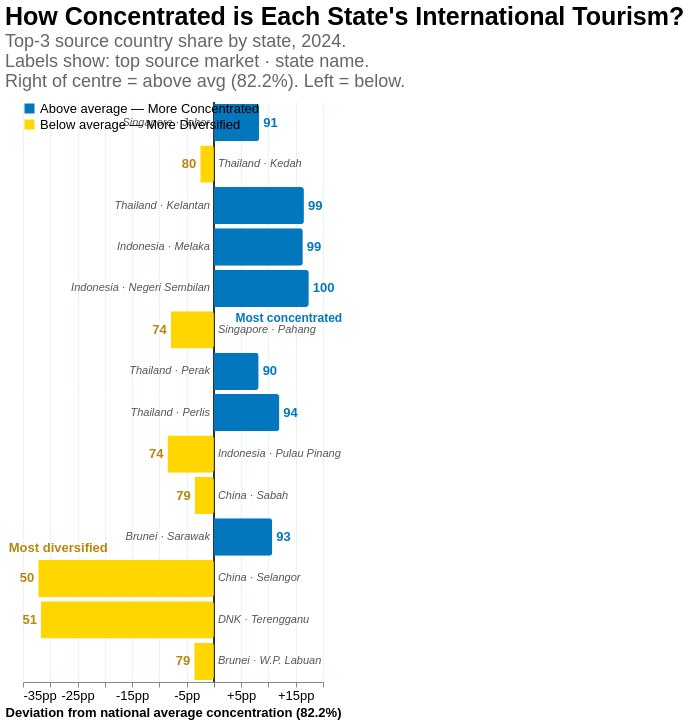

Specify this chart in Vega-Lite:
### Vega-Lite specification from a JSON file in a GitHub repository (floating-point values rounded to 4 significant figures)
{"$schema": "https://vega.github.io/schema/vega-lite/v5.json", "title": {"text": "How Concentrated is Each State's International Tourism?", "subtitle": ["Top-3 source country share by state, 2024.", "Labels show: top source market · state name.", "Right of centre = above avg (82.2%). Left = below."], "fontSize": 25, "subtitleFontSize": 18, "subtitleColor": "#666", "anchor": "start", "offset": 10, "font": "Arial", "subtitleFont": "Arial"}, "width": "container", "height": 580, "data": {"values": [{"year": 2024, "state": "Johor", "top3_share_pct": 90.5, "top1_country": "Singapore", "top2_country": "Indonesia", "deviation_from_mean": 8.3, "concentration_label": "Above average — More Concentrated", "country_state": "Singapore · Johor"}, {"year": 2024, "state": "Kedah", "top3_share_pct": 79.7, "top1_country": "Thailand", "top2_country": "Indonesia", "deviation_from_mean": -2.5, "concentration_label": "Below average — More Diversified", "country_state": "Thailand · Kedah"}, {"year": 2024, "state": "Kelantan", "top3_share_pct": 98.7, "top1_country": "Thailand", "top2_country": "KHM", "deviation_from_mean": 16.5, "concentration_label": "Above average — More Concentrated", "country_state": "Thailand · Kelantan"}, {"year": 2024, "state": "Melaka", "top3_share_pct": 98.5, "top1_country": "Indonesia", "top2_country": "Singapore", "deviation_from_mean": 16.3, "concentration_label": "Above average — More Concentrated", "country_state": "Indonesia · Melaka"}, {"year": 2024, "state": "Negeri Sembilan", "top3_share_pct": 99.6, "top1_country": "Indonesia", "top2_country": "Thailand", "deviation_from_mean": 17.4, "concentration_label": "Above average — More Concentrated", "country_state": "Indonesia · Negeri Sembilan"}, {"year": 2024, "state": "Pahang", "top3_share_pct": 74.3, "top1_country": "Singapore", "top2_country": "China", "deviation_from_mean": -7.9, "concentration_label": "Below average — More Diversified", "country_state": "Singapore · Pahang"}, {"year": 2024, "state": "Perak", "top3_share_pct": 90.4, "top1_country": "Thailand", "top2_country": "Singapore", "deviation_from_mean": 8.2, "concentration_label": "Above average — More Concentrated", "country_state": "Thailand · Perak"}, {"year": 2024, "state": "Perlis", "top3_share_pct": 94.2, "top1_country": "Thailand", "top2_country": "KHM", "deviation_from_mean": 12.0, "concentration_label": "Above average — More Concentrated", "country_state": "Thailand · Perlis"}, {"year": 2024, "state": "Pulau Pinang", "top3_share_pct": 73.7, "top1_country": "Indonesia", "top2_country": "Singapore", "deviation_from_mean": -8.5, "concentration_label": "Below average — More Diversified", "country_state": "Indonesia · Pulau Pinang"}, {"year": 2024, "state": "Sabah", "top3_share_pct": 78.7, "top1_country": "China", "top2_country": "South Korea", "deviation_from_mean": -3.5, "concentration_label": "Below average — More Diversified", "country_state": "China · Sabah"}, {"year": 2024, "state": "Sarawak", "top3_share_pct": 92.9, "top1_country": "Brunei", "top2_country": "Indonesia", "deviation_from_mean": 10.7, "concentration_label": "Above average — More Concentrated", "country_state": "Brunei · Sarawak"}, {"year": 2024, "state": "Selangor", "top3_share_pct": 50.0, "top1_country": "China", "top2_country": "Indonesia", "deviation_from_mean": -32.2, "concentration_label": "Below average — More Diversified", "country_state": "China · Selangor"}, {"year": 2024, "state": "Terengganu", "top3_share_pct": 50.5, "top1_country": "DNK", "top2_country": "Vietnam", "deviation_from_mean": -31.7, "concentration_label": "Below average — More Diversified", "country_state": "DNK · Terengganu"}, {"year": 2024, "state": "W.P. Labuan", "top3_share_pct": 78.6, "top1_country": "Brunei", "top2_country": "Philippines", "deviation_from_mean": -3.6, "concentration_label": "Below average — More Diversified", "country_state": "Brunei · W.P. Labuan"}]}, "layer": [{"mark": {"type": "rule", "color": "#333", "strokeWidth": 1.5}, "encoding": {"x": {"datum": 0}}}, {"mark": {"type": "bar", "cornerRadiusEnd": 3}, "encoding": {"y": {"field": "state", "type": "nominal", "sort": {"field": "deviation_from_mean", "order": "descending"}, "title": null, "axis": {"labelFontSize": 13, "labelFont": "Arial", "labelLimit": 180, "ticks": false, "domain": false}}, "x": {"field": "deviation_from_mean", "type": "quantitative", "title": "Deviation from national average concentration (82.2%)", "axis": {"labelFontSize": 13, "labelFont": "Arial", "titleFontSize": 13, "titleFont": "Arial", "grid": true, "gridColor": "#E3F6FC", "labelExpr": "datum.value > 0 ? '+' + round(datum.value) + 'pp' : round(datum.value) + 'pp'"}}, "color": {"field": "concentration_label", "type": "nominal", "scale": {"domain": ["Above average — More Concentrated", "Below average — More Diversified"], "range": ["#0277BD", "#FFD600"]}, "legend": {"title": null, "orient": "top  ", "labelFontSize": 13, "labelFont": "Arial", "labelLimit": 280}}, "tooltip": [{"field": "state", "title": "State of Entry"}, {"field": "top1_country", "title": "Top Source Market"}, {"field": "top2_country", "title": "2nd Source Market"}, {"field": "top3_share_pct", "title": "Top-3 Share (%)", "format": ".1f"}, {"field": "deviation_from_mean", "title": "vs National Avg (pp)", "format": "+.1f"}, {"field": "concentration_label", "title": "Classification"}]}}, {"transform": [{"filter": "datum.deviation_from_mean >= 0"}], "mark": {"type": "text", "fontSize": 13, "font": "Arial", "fontWeight": "bold", "color": "#0277BD", "align": "left", "dx": 4, "dy": 0}, "encoding": {"y": {"field": "state", "type": "nominal", "sort": {"field": "deviation_from_mean", "order": "descending"}, "axis": null}, "x": {"field": "deviation_from_mean", "type": "quantitative"}, "text": {"field": "top3_share_pct", "type": "quantitative", "format": ".0f"}}}, {"transform": [{"filter": "datum.deviation_from_mean < 0"}], "mark": {"type": "text", "fontSize": 13, "font": "Arial", "fontWeight": "bold", "color": "#B8860B", "align": "right", "dx": -4, "dy": 0}, "encoding": {"y": {"field": "state", "type": "nominal", "sort": {"field": "deviation_from_mean", "order": "descending"}, "axis": null}, "x": {"field": "deviation_from_mean", "type": "quantitative"}, "text": {"field": "top3_share_pct", "type": "quantitative", "format": ".0f"}}}, {"transform": [{"filter": "datum.deviation_from_mean >= 0"}], "mark": {"type": "text", "fontSize": 11, "font": "Arial", "color": "#555", "fontStyle": "italic", "align": "right", "dx": -4, "dy": 0}, "encoding": {"y": {"field": "state", "type": "nominal", "sort": {"field": "deviation_from_mean", "order": "descending"}, "axis": null}, "x": {"datum": 0}, "text": {"field": "country_state", "type": "nominal"}}}, {"transform": [{"filter": "datum.deviation_from_mean < 0"}], "mark": {"type": "text", "fontSize": 11, "font": "Arial", "color": "#555", "fontStyle": "italic", "align": "left", "dx": 4, "dy": 0}, "encoding": {"y": {"field": "state", "type": "nominal", "sort": {"field": "deviation_from_mean", "order": "descending"}, "axis": null}, "x": {"datum": 0}, "text": {"field": "country_state", "type": "nominal"}}}, {"transform": [{"filter": "datum.state == 'Negeri Sembilan'"}], "mark": {"type": "text", "fontSize": 12, "font": "Arial", "color": "#0277BD", "fontWeight": "bold", "align": "center", "xOffset": -20, "yOffset": 30}, "encoding": {"x": {"field": "deviation_from_mean", "type": "quantitative"}, "y": {"field": "state", "type": "nominal", "sort": {"field": "deviation_from_mean", "order": "descending"}}, "text": {"value": "Most concentrated"}}}, {"transform": [{"filter": "datum.state == 'Selangor'"}], "mark": {"type": "text", "fontSize": 13, "font": "Arial", "color": "#B8860B", "fontWeight": "bold", "align": "center", "xOffset": 20, "yOffset": -30}, "encoding": {"x": {"field": "deviation_from_mean", "type": "quantitative"}, "y": {"field": "state", "type": "nominal", "sort": {"field": "deviation_from_mean", "order": "descending"}}, "text": {"value": "Most diversified"}}}], "config": {"view": {"stroke": null}, "background": "white"}}
